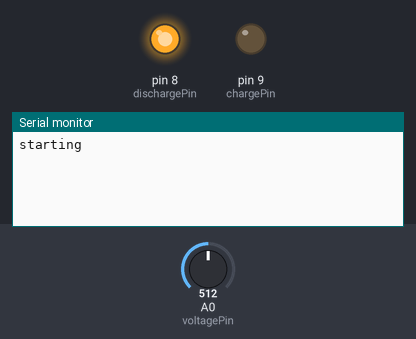
This sketch was run on a simulated Arduino Uno, built with avr-gcc and run on an emulated ATmega328P. On the bench: output pins drawn as LEDs (lit = HIGH), the last lines printed to the serial monitor. The test bench sets the inputs (shaded band); at power-on: A0 (voltagePin) = 512.

Above: at 0.8 s.
0.9 s: A0 (voltagePin) set to 0
At 1.6 s:
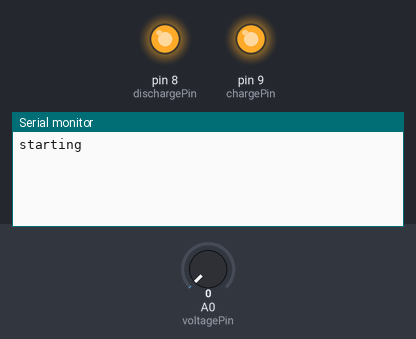
2.4 s: A0 (voltagePin) set to 716
At 2.8 s:
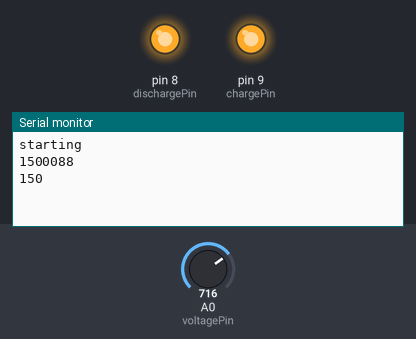

The sketch:

a4_cap.ino
```cpp
const int chargePin = 9;
const int dischargePin = 8;

const int voltagePin = A0;

const auto resistorValue = 10000;

void setup() {
  Serial.begin(9600);
  Serial.println("starting");

  pinMode(chargePin, OUTPUT);
  digitalWrite(chargePin, LOW);

  pinMode(dischargePin, OUTPUT);
  digitalWrite(dischargePin, HIGH);
  while (readVoltage() > 0.0) {}
  pinMode(dischargePin, INPUT); // set pin to high impedance

  digitalWrite(chargePin, HIGH);
  const auto startTime = micros();
  while (readVoltage() < 3.15) {} // 5 * 0.63

  const auto timeTaken = micros() - startTime;
  const auto microFarads = timeTaken / resistorValue;

  Serial.println(timeTaken);
  Serial.println(microFarads);
}

void loop() {

}

float readVoltage() {
  return analogRead(voltagePin) * (5.0 / 1023.0);
}
```

Measured:
- after the input at 0.9 s, pin 9 (chargePin): LOW → HIGH at once
- after the input at 2.4 s, the serial monitor: prints a new line at once (image 2)
